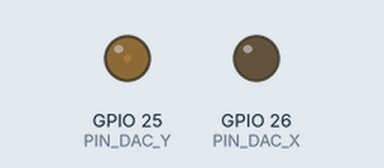
Simulated run of this sketch. Board: ESP32. Parts: output pins drawn as LEDs (lit = HIGH).

Above: at 0.15 s.
Timing chart, 0 to 0.5 s (numbered marks = the images above):
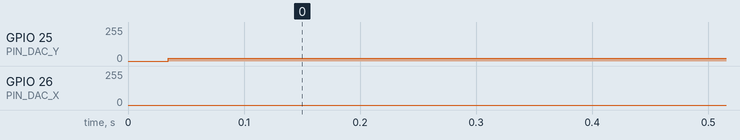

The sketch:

Vektor_DAC.ino
```cpp
// Vektor_DAC.ino
// Vektorgrafik im X-Y-Betrieb: der ESP32 faehrt eine Punktliste ab.
// ESP32 DevKit (ESP-WROOM-32), interne 8-Bit-DACs
//
//   D25 (GPIO25, DAC1) -> Fluke 199C Eingang A (vertikal,   Y)
//   D26 (GPIO26, DAC2) -> Fluke 199C Eingang B (horizontal, X)
//   GND                -> Masseklemme A und B
//
// Board in der Arduino IDE: "ESP32 Dev Module"

#include <Arduino.h>

// ---------------- Einstellungen ----------------
const uint32_t SAMPLE_US    = 100;   // Abtastintervall -> 10 kHz
const float    STEP         = 3.0f;  // Schrittweite je Abtastwert in DAC-Einheiten
                                     // kleiner = dichtere Linie, aber laengere Bildzeit
const uint8_t  CORNER_DWELL = 2;     // zusaetzliche Abtastwerte je Eckpunkt
// -----------------------------------------------

const uint8_t PIN_DAC_Y = 25;
const uint8_t PIN_DAC_X = 26;

struct Point { uint8_t x, y; };      // 0..255, Ursprung links unten

// "Haus vom Nikolaus": alle 8 Linien in einem Zug, ohne Absetzen.
// Nach dem letzten Punkt geht es zurueck zum ersten (Bodenlinie doppelt).
const Point PATH[] = {
  { 60,  20},   // unten links
  { 60, 156},   // oben links
  {128, 236},   // Dachspitze
  {196, 156},   // oben rechts
  { 60, 156},   // oben links
  {196,  20},   // unten rechts
  {196, 156},   // oben rechts
  { 60,  20},   // unten links
  {196,  20},   // unten rechts
};
const size_t PATH_LEN = sizeof(PATH) / sizeof(PATH[0]);

size_t   seg     = 0;      // aktuelle Linie: PATH[seg] -> PATH[(seg + 1) % PATH_LEN]
int      stepIdx = 0;
int      stepCnt = 1;
float    posX = 0, posY = 0, dX = 0, dY = 0;
uint8_t  dwell   = 0;
uint32_t nextSample = 0;

void startSegment() {
  const Point &p0 = PATH[seg];
  const Point &p1 = PATH[(seg + 1) % PATH_LEN];
  float lx  = (float)p1.x - (float)p0.x;
  float ly  = (float)p1.y - (float)p0.y;
  float len = sqrtf(lx * lx + ly * ly);

  stepCnt = (int)lroundf(len / STEP);
  if (stepCnt < 1) stepCnt = 1;

  dX = lx / stepCnt;
  dY = ly / stepCnt;
  posX = p0.x;
  posY = p0.y;
  stepIdx = 0;
  dwell = CORNER_DWELL;
}

void setup() {
  startSegment();
  nextSample = micros();
}

void loop() {
  // auf den naechsten Abtastzeitpunkt warten
  while ((int32_t)(micros() - nextSample) < 0) { }
  nextSample += SAMPLE_US;

  dacWrite(PIN_DAC_Y, (uint8_t)lroundf(posY));
  dacWrite(PIN_DAC_X, (uint8_t)lroundf(posX));

  if (dwell > 0) {          // am Eckpunkt kurz verweilen
    dwell--;
    return;
  }

  posX += dX;
  posY += dY;
  if (++stepIdx >= stepCnt) {
    seg = (seg + 1) % PATH_LEN;
    startSegment();
  }
}
```

Measured:
- by itself, GPIO 25 (PIN_DAC_Y): 0/255 → 20/255 at 0.03 s
